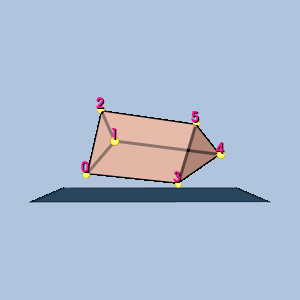

Write Python code to recreate this figure.
#!/usr/bin/env python

# Render a single wedge linear cell with vertex-ordering labels,
# gold sphere glyphs at the vertices, and a translucent plinth.

# Factory overrides: importing these modules registers the OpenGL rendering
# and interaction style implementations for vtkRenderingCore factory classes.
import vtkmodules.vtkInteractionStyle  # noqa: F401
import vtkmodules.vtkRenderingOpenGL2  # noqa: F401
# VTK pipeline classes used in this example
from vtkmodules.vtkCommonCore import vtkPoints
from vtkmodules.vtkCommonDataModel import (
    vtkUnstructuredGrid,
    vtkWedge,
)
from vtkmodules.vtkCommonTransforms import vtkTransform
from vtkmodules.vtkFiltersGeneral import vtkTransformFilter
from vtkmodules.vtkFiltersSources import (
    vtkCubeSource,
    vtkSphereSource,
)
from vtkmodules.vtkRenderingCore import (
    vtkActor,
    vtkActor2D,
    vtkDataSetMapper,
    vtkGlyph3DMapper,
    vtkPolyDataMapper,
    vtkProperty,
    vtkRenderWindow,
    vtkRenderWindowInteractor,
    vtkRenderer,
    vtkTextProperty,
)
from vtkmodules.vtkRenderingLabel import vtkLabeledDataMapper

# Colors (normalized RGB)
dark_salmon_rgb = (0.914, 0.588, 0.478)
seashell_rgb = (1.0, 0.961, 0.933)
gold_rgb = (1.0, 0.843, 0.0)
yellow_rgb = (1.0, 1.0, 0.0)
steel_blue_rgb = (0.275, 0.510, 0.706)
light_steel_blue_rgb = (0.690, 0.769, 0.871)
deep_pink_rgb = (1.0, 0.078, 0.576)
background_rgb = (0.690, 0.769, 0.871)

# Cell: Wedge
points = vtkPoints()
points.InsertNextPoint(0.0, 0.0, 0.0)
points.InsertNextPoint(0.0, 0, 1.0)
points.InsertNextPoint(0.0, 0.5, 0.5)
points.InsertNextPoint(1.0, 0.0, 0.0)
points.InsertNextPoint(1.0, 0, 1.0)
points.InsertNextPoint(1.0, 0.5, 0.5)
cell = vtkWedge()
for i in range(6):
    cell.GetPointIds().SetId(i, i)

# Unstructured grid
grid = vtkUnstructuredGrid()
grid.SetPoints(points)
grid.InsertNextCell(cell.GetCellType(), cell.GetPointIds())

# 3D viewing rotation
rot = vtkTransform()
rot.RotateX(-20)
rot.RotateY(20)
rtf = vtkTransformFilter()
rtf.SetTransform(rot)
rtf.SetInputData(grid)
rtf.Update()
grid.SetPoints(rtf.GetOutput().GetPoints())

# Center the cell at the origin
bounds = grid.GetBounds()
pts = grid.GetPoints()
new_pts = vtkPoints()
new_pts.SetNumberOfPoints(pts.GetNumberOfPoints())
for i in range(pts.GetNumberOfPoints()):
    px, py, pz = pts.GetPoint(i)
    new_pts.SetPoint(i, px - (bounds[0] + bounds[1]) / 2.0,
                     py - (bounds[2] + bounds[3]) / 2.0,
                     pz - (bounds[4] + bounds[5]) / 2.0)
grid.SetPoints(new_pts)

# Cell surface property
cell_surface_property = vtkProperty()
cell_surface_property.SetAmbientColor(dark_salmon_rgb)
cell_surface_property.SetDiffuseColor(seashell_rgb)
cell_surface_property.SetSpecularColor(1.0, 1.0, 1.0)
cell_surface_property.SetSpecular(0.5)
cell_surface_property.SetDiffuse(0.7)
cell_surface_property.SetAmbient(0.5)
cell_surface_property.SetSpecularPower(20.0)
cell_surface_property.SetOpacity(0.9)
cell_surface_property.EdgeVisibilityOn()
cell_surface_property.SetLineWidth(3)

mapper = vtkDataSetMapper()
mapper.SetInputData(grid)
actor = vtkActor()
actor.SetMapper(mapper)
actor.SetProperty(cell_surface_property)

# Vertex labels
label_text_property = vtkTextProperty()
label_text_property.BoldOn()
label_text_property.ShadowOn()
label_text_property.SetJustificationToCentered()
label_text_property.SetColor(deep_pink_rgb)
label_text_property.SetFontSize(14)

label_mapper = vtkLabeledDataMapper()
label_mapper.SetInputData(grid)
label_mapper.SetLabelTextProperty(label_text_property)
label_actor = vtkActor2D()
label_actor.SetMapper(label_mapper)

# Vertex glyphs: gold spheres
sphere = vtkSphereSource()
sphere.SetPhiResolution(21)
sphere.SetThetaResolution(21)
sphere.SetRadius(0.04)

glyph_mapper = vtkGlyph3DMapper()
glyph_mapper.SetInputData(grid)
glyph_mapper.SetSourceConnection(sphere.GetOutputPort())
glyph_mapper.ScalingOn()
glyph_mapper.ScalarVisibilityOff()

point_glyph_property = vtkProperty()
point_glyph_property.SetAmbientColor(gold_rgb)
point_glyph_property.SetDiffuseColor(yellow_rgb)
point_glyph_property.SetSpecularColor(1.0, 1.0, 1.0)
point_glyph_property.SetSpecular(0.5)
point_glyph_property.SetDiffuse(0.7)
point_glyph_property.SetAmbient(0.5)
point_glyph_property.SetSpecularPower(20.0)
point_glyph_property.SetOpacity(1.0)

glyph_actor = vtkActor()
glyph_actor.SetMapper(glyph_mapper)
glyph_actor.SetProperty(point_glyph_property)

# Translucent plinth beneath the 3D cell
nb = grid.GetBounds()
nd = (nb[1] - nb[0], nb[3] - nb[2], nb[5] - nb[4])
thick = nd[2] * 0.01
plinth_source = vtkCubeSource()
plinth_source.SetCenter((nb[1] + nb[0]) / 2.0, nb[2] - thick / 2.0 - 0.05, (nb[5] + nb[4]) / 2.0)
plinth_source.SetXLength(nd[0] + nd[0] * 0.5)
plinth_source.SetYLength(thick)
plinth_source.SetZLength(nd[2] + nd[2] * 0.5)

plinth_property = vtkProperty()
plinth_property.SetAmbientColor(steel_blue_rgb)
plinth_property.SetDiffuseColor(light_steel_blue_rgb)
plinth_property.SetSpecularColor(1.0, 1.0, 1.0)
plinth_property.SetSpecular(0.5)
plinth_property.SetDiffuse(0.7)
plinth_property.SetAmbient(0.5)
plinth_property.SetSpecularPower(20.0)
plinth_property.SetOpacity(0.8)
plinth_property.EdgeVisibilityOn()
plinth_property.SetLineWidth(1)

plinth_mapper = vtkPolyDataMapper()
plinth_mapper.SetInputConnection(plinth_source.GetOutputPort())
plinth_actor = vtkActor()
plinth_actor.SetMapper(plinth_mapper)
plinth_actor.SetProperty(plinth_property)

# Renderer: assemble the scene and configure the camera
renderer = vtkRenderer()
renderer.AddActor(actor)
renderer.AddActor(label_actor)
renderer.AddActor(glyph_actor)
renderer.AddActor(plinth_actor)
renderer.SetBackground(background_rgb)

# Window
render_window = vtkRenderWindow()
render_window.AddRenderer(renderer)
render_window.SetWindowName("linear cell wedge")
render_window.SetMultiSamples(0)
render_window.SetSize(300, 300)

# Interactor
render_window_interactor = vtkRenderWindowInteractor()
render_window_interactor.SetRenderWindow(render_window)

# Scene: configure the camera
renderer.ResetCamera()

render_window_interactor.Initialize()
render_window_interactor.Start()
